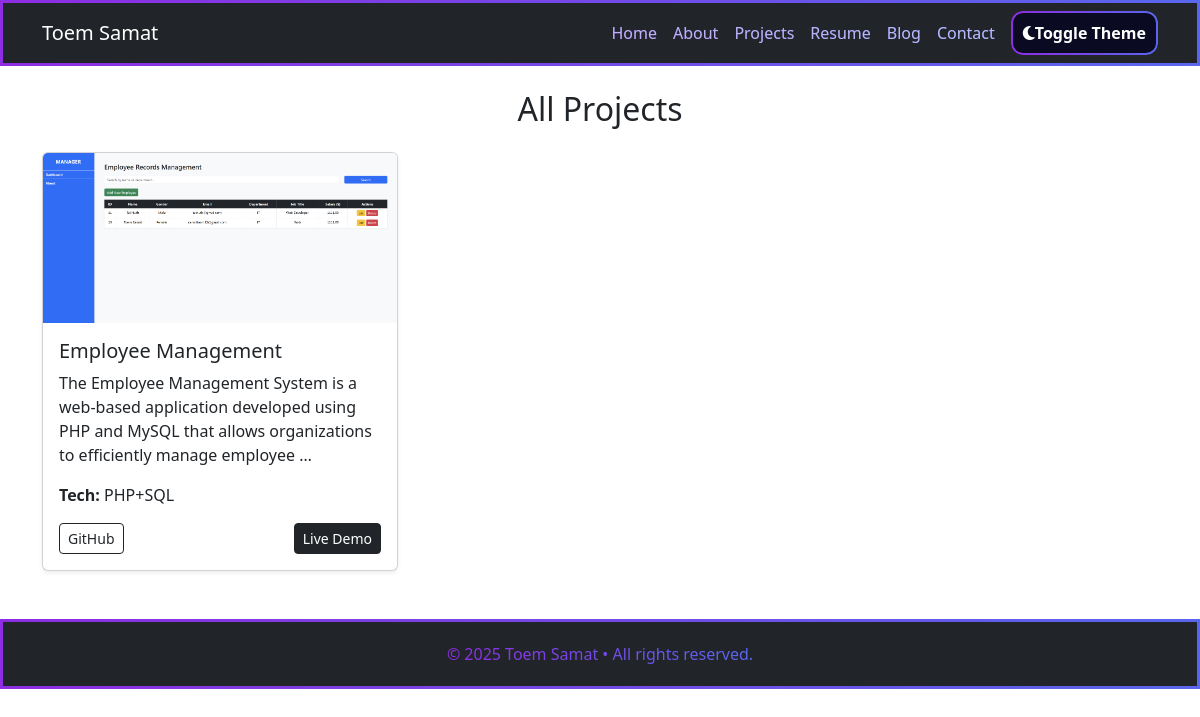
/projects/, run on the app's committed database.
### portfolio/models.py (models this page shows)
class Project(models.Model):
    title = models.CharField(max_length=100)
    description = models.TextField()
    image = models.ImageField(upload_to='projects/')
    github_url = models.URLField(blank=True)
    live_demo_url = models.URLField(blank=True)
    tech_stack = models.CharField(max_length=255)
    featured = models.BooleanField(default=False)
    created_at = models.DateTimeField(auto_now_add=True)

### portfolio/views.py (the view)
# urls.py: path('projects/', views.projects, name='projects'),
def projects(request):
    projects = Project.objects.all()
    return render(request, 'portfolio/projects.html', {'projects': projects})

### portfolio/templates/portfolio/projects.html (shortened to what this page needs)
{% extends 'base.html' %}
{% block content %}
<h2 class="text-center mb-4" data-aos="fade-up">All Projects</h2>
<div class="row">
    {% for project in projects %}
        <div class="col-md-6 col-lg-4 mb-4" data-aos="zoom-in" data-aos-delay="{{ forloop.counter0|add:1 }}00">
            <div class="card h-100 shadow-sm">
                <img src="{{ project.image.url }}" class="card-img-top" alt="{{ project.title }}">
                <div class="card-body">
                    <h5 class="card-title">{{ project.title }}</h5>
                    <p class="card-text">{{ project.description|truncatewords:20 }}</p>
                    <p><strong>Tech:</strong> {{ project.tech_stack }}</p>
                    <div class="d-flex justify-content-between">
                        {% if project.github_url %}
                        <a href="{{ project.github_url }}" target="_blank" class="btn btn-sm btn-outline-dark">GitHub</a>
                        {% endif %}
                        {% if project.live_demo_url %}
                        <a href="{{ project.live_demo_url }}" target="_blank" class="btn btn-sm btn-dark">Live Demo</a>
                        {% endif %}
                    </div>
                </div>
            </div>
        </div>
        {% empty %}
        <p>No featured projects available.</p>
    {% endfor %}
</div>
{% endblock %}

### data on the page
Project: image (picture), title "Employee Management", description "The Employee Management System is a web-based application developed using PHP and MySQL that allows organizations to efficiently manage employee …", tech_stack "PHP+SQL"
